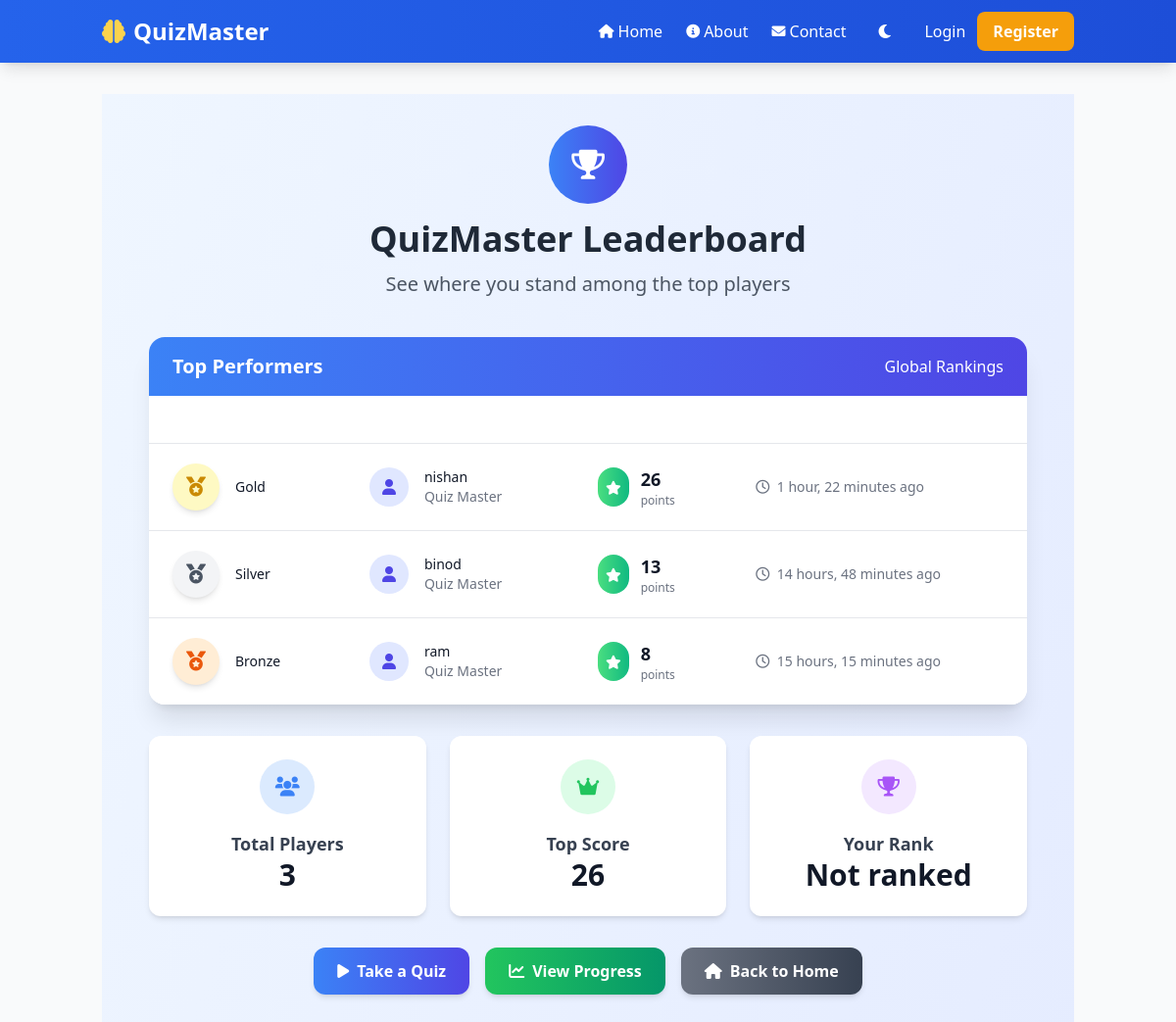
Page /leaderboard/ on the committed database.
### quiz_app/models.py (models this page shows)
class Leaderboard(models.Model):
    user = models.OneToOneField(User, on_delete=models.CASCADE, related_name='leaderboard')
    score = models.IntegerField(default=0)
    rank = models.IntegerField(default=0)
    updated_at = models.DateTimeField(auto_now=True)
    class Meta:
        ordering = ['-score', 'updated_at']

### quiz_app/views.py (the view)
# urls.py: path('leaderboard/', views.leaderboard, name='leaderboard'),
def leaderboard(request):
    leaders = Leaderboard.objects.all()[:20]
    for i, leader in enumerate(leaders):
        leader.rank = i + 1
    return render(request, 'leaderboard.html', {'leaders': leaders})

### templates/leaderboard.html (shortened to what this page needs)
{% extends 'base.html' %}
{% block content %}
<div class="min-h-screen bg-gradient-to-br from-blue-50 to-indigo-100 dark:from-gray-900 dark:to-gray-800 py-8 px-4">
    <div class="max-w-4xl mx-auto">
        <div class="text-center mb-10">
            <div class="inline-flex items-center justify-center w-20 h-20 bg-gradient-to-r from-blue-500 to-indigo-600 rounded-full mb-4">
                <i class="fas fa-trophy text-3xl text-white"></i>
            </div>
            <h1 class="text-4xl font-bold text-gray-800 dark:text-white mb-3">QuizMaster Leaderboard</h1>
            <p class="text-xl text-gray-600 dark:text-gray-300">See where you stand among the top players</p>
        </div>
        <div class="bg-white dark:bg-gray-800 rounded-2xl shadow-xl overflow-hidden mb-8">
            <div class="bg-gradient-to-r from-blue-500 to-indigo-600 px-6 py-4">
                <div class="flex items-center justify-between">
                    <h2 class="text-xl font-bold text-white">Top Performers</h2>
                    <div class="flex items-center space-x-2">
                        <span class="text-white font-medium">Global Rankings</span>
                    </div>
                </div>
            </div>
            <div class="overflow-x-auto">
                <table class="min-w-full divide-y divide-gray-200 dark:divide-gray-700">
                    <thead>
                    </thead>
                    <tbody class="bg-white dark:bg-gray-800 divide-y divide-gray-200 dark:divide-gray-700">
                        {% for leader in leaders %}
                        <tr class="{% if leader.user == user %}bg-blue-50 dark:bg-blue-900/20{% else %}hover:bg-gray-50 dark:hover:bg-gray-700/50{% endif %} transition-colors duration-200">
                            <td class="px-6 py-5 whitespace-nowrap">
                                <div class="flex items-center">
                                    <div class="flex-shrink-0 h-12 w-12 flex items-center justify-center rounded-full
                                        {% if leader.rank == 1 %}bg-yellow-100 text-yellow-600 shadow-md
                                        {% elif leader.rank == 2 %}bg-gray-100 text-gray-600 shadow-md
                                        {% elif leader.rank == 3 %}bg-orange-100 text-orange-600 shadow-md
                                        {% else %}bg-blue-100 text-blue-600 dark:bg-blue-900/30 dark:text-blue-300{% endif %}">
                                        {% if leader.rank <= 3 %}
                                        <i class="fas fa-medal text-xl"></i>
                                        {% else %}
                                        <span class="font-bold text-lg">{{ leader.rank }}</span>
                                        {% endif %}
                                    </div>
                                    <div class="ml-4">
                                        <div class="text-sm font-medium text-gray-900 dark:text-white">
                                            {% if leader.rank == 1 %}Gold
                                            {% elif leader.rank == 2 %}Silver
                                            {% elif leader.rank == 3 %}Bronze
                                            {% else %}Rank #{{ leader.rank }}
                                            {% endif %}
                                        </div>
                                    </div>
                                </div>
                            </td>
                            <td class="px-6 py-5 whitespace-nowrap">
                                <div class="flex items-center">
                                    <div class="flex-shrink-0 h-10 w-10 bg-indigo-100 dark:bg-indigo-900 rounded-full flex items-center justify-center">
                                        <i class="fas fa-user text-indigo-600 dark:text-indigo-300"></i>
                                    </div>
                                    <div class="ml-4">
                                        <div class="text-sm font-medium text-gray-900 dark:text-white">
                                            {{ leader.user.username }}
                                        </div>
                                        <div class="text-sm text-gray-500 dark:text-gray-400">
                                            {% if leader.user.first_name or leader.user.last_name %}
                                            {{ leader.user.first_name }} {{ leader.user.last_name }}
                                            {% else %}
                                            Quiz Master
                                            {% endif %}
                                        </div>
                                    </div>
                                </div>
                            </td>
                            <td class="px-6 py-5 whitespace-nowrap">
                                <div class="flex items-center">
                                    <div class="bg-gradient-to-r from-green-400 to-emerald-500 rounded-full p-2 mr-3">
                                        <i class="fas fa-star text-white text-sm"></i>
                                    </div>
                                    <div>
                                        <div class="text-lg font-bold text-gray-900 dark:text-white">{{ leader.score }}</div>
                                        <div class="text-xs text-gray-500 dark:text-gray-400">points</div>
                                    </div>
                                </div>
                            </td>
                            <td class="px-6 py-5 whitespace-nowrap">
                                <div class="text-sm text-gray-500 dark:text-gray-400">
                                    <i class="far fa-clock mr-1"></i>
                                    {{ leader.updated_at|timesince }} ago
                                </div>
                            </td>
                        </tr>
                        {% endfor %}
                    </tbody>
                </table>
            </div>
        </div>
        <div class="grid grid-cols-1 md:grid-cols-3 gap-6 mb-8">
            <div class="bg-white dark:bg-gray-800 rounded-xl shadow-md p-6 text-center">
                <div class="w-14 h-14 bg-blue-100 dark:bg-blue-900 rounded-full flex items-center justify-center mx-auto mb-4">
                    <i class="fas fa-users text-blue-500 text-xl"></i>
                </div>
                <h3 class="text-lg font-semibold text-gray-700 dark:text-gray-300">Total Players</h3>
                <p class="text-3xl font-bold text-gray-900 dark:text-white">{{ leaders|length }}</p>
            </div>
            <div class="bg-white dark:bg-gray-800 rounded-xl shadow-md p-6 text-center">
                <div class="w-14 h-14 bg-green-100 dark:bg-green-900 rounded-full flex items-center justify-center mx-auto mb-4">
                    <i class="fas fa-crown text-green-500 text-xl"></i>
                </div>
                <h3 class="text-lg font-semibold text-gray-700 dark:text-gray-300">Top Score</h3>
                <p class="text-3xl font-bold text-gray-900 dark:text-white">
                    {% if leaders.0.score %}{{ leaders.0.score }}{% else %}0{% endif %}
                </p>
            </div>
            <div class="bg-white dark:bg-gray-800 rounded-xl shadow-md p-6 text-center">
                <div class="w-14 h-14 bg-purple-100 dark:bg-purple-900 rounded-full flex items-center justify-center mx-auto mb-4">
                    <i class="fas fa-trophy text-purple-500 text-xl"></i>
                </div>
                <h3 class="text-lg font-semibold text-gray-700 dark:text-gray-300">Your Rank</h3>
                <p class="text-3xl font-bold text-gray-900 dark:text-white">
                    {% if not user_rank %}Not ranked{% endif %}
                </p>
            </div>
        </div>
        <div class="flex flex-col sm:flex-row justify-center gap-4">
            <a href="{% url 'quiz' %}" class="bg-gradient-to-r from-blue-500 to-indigo-600 hover:from-blue-600 hover:to-indigo-700 text-white font-bold py-3 px-6 rounded-xl transition-all duration-300 flex items-center justify-center shadow-md hover:shadow-lg">
                <i class="fas fa-play mr-2"></i> Take a Quiz
            </a>
            <a href="{% url 'progress' %}" class="bg-gradient-to-r from-green-500 to-emerald-600 hover:from-green-600 hover:to-emerald-700 text-white font-bold py-3 px-6 rounded-xl transition-all duration-300 flex items-center justify-center shadow-md hover:shadow-lg">
                <i class="fas fa-chart-line mr-2"></i> View Progress
            </a>
            <a href="{% url 'index' %}" class="bg-gradient-to-r from-gray-500 to-gray-700 hover:from-gray-600 hover:to-gray-800 text-white font-bold py-3 px-6 rounded-xl transition-all duration-300 flex items-center justify-center shadow-md hover:shadow-lg">
                <i class="fas fa-home mr-2"></i> Back to Home
            </a>
        </div>
    </div>
</div>
{% endblock %}

### templates/base.html (shortened to what this page needs)
<!DOCTYPE html>
<html lang="en">
<head>
    <script src="https://cdn.tailwindcss.com"></script>
    <link href="https://cdnjs.cloudflare.com/ajax/libs/font-awesome/6.0.0/css/all.min.css" rel="stylesheet">
</head>
<body class="bg-gray-50 dark:bg-gray-900 min-h-screen flex flex-col">
    <nav class="bg-gradient-to-r from-primary-600 to-primary-700 text-white shadow-lg sticky top-0 z-50">
        <div class="container mx-auto px-4">
            <div class="flex justify-between items-center py-3">
                <a href="{% url 'index' %}" class="text-2xl font-bold flex items-center space-x-2">
                    <i class="fas fa-brain text-amber-300"></i>
                    <span class="hidden sm:inline">QuizMaster</span>
                </a>
                <div class="hidden md:flex items-center space-x-6">
                    <a href="{% url 'index' %}" class="hover:text-amber-200 transition-all flex items-center space-x-1">
                        <i class="fas fa-home text-sm"></i>
                        <span>Home</span>
                    </a>
                    <a href="{% url 'about' %}" class="hover:text-amber-200 transition-all flex items-center space-x-1">
                        <i class="fas fa-info-circle text-sm"></i>
                        <span>About</span>
                    </a>
                    <a href="{% url 'contact' %}" class="hover:text-amber-200 transition-all flex items-center space-x-1">
                        <i class="fas fa-envelope text-sm"></i>
                        <span>Contact</span>
                    </a>
                    <button id="darkModeToggle" class="p-2 rounded-full hover:bg-primary-500 transition-all">
                        <i class="fas fa-moon" id="darkIcon"></i>
                    </button>
                    {% if user.is_authenticated %}
                    <div class="flex items-center space-x-3">
                        <span class="text-sm">Hello, {{ user.username }}</span>
                        <a href="{% url 'logout' %}" class="bg-amber-500 hover:bg-amber-600 px-4 py-2 rounded-lg font-semibold transition-all flex items-center space-x-2">
                            <i class="fas fa-sign-out-alt"></i>
                            <span>Logout</span>
                        </a>
                    </div>
                    {% else %}
                    <div class="flex items-center space-x-3">
                        <a href="{% url 'login' %}" class="hover:text-amber-200 transition-all">Login</a>
                        <a href="{% url 'register' %}" class="bg-amber-500 hover:bg-amber-600 px-4 py-2 rounded-lg font-semibold transition-all">Register</a>
                    </div>
                    {% endif %}
                </div>
            </div>
        </div>
    </nav>
    <main class="flex-grow container mx-auto px-4 py-8">
        {% block content %}
        {% endblock %}
    </main>
</body>
</html>

### templates/base.html (style rules this page uses)
.transition-all { transition: all 0.3s ease; }

### templates/leaderboard.html (style rules this page uses)
.animate-fade-in { animation: fadeIn 0.6s ease-out forwards; }
tr { opacity: 0; }
tr.animate-fade-in { animation: fadeIn 0.5s ease-out forwards; }

### rows in the picture
Leaderboard: rank 1 (drawn), user.username "nishan", shows "Quiz Master", score "26", updated_at "1 hour, 22 minutes"
Leaderboard: rank 2 (drawn), user.username "binod", shows "Quiz Master", score "13", updated_at "14 hours, 48 minutes"
Leaderboard: rank 3 (drawn), user.username "ram", shows "Quiz Master", score "8", updated_at "15 hours, 15 minutes"

### other values in the picture
{{ leaders|length }} "3"
